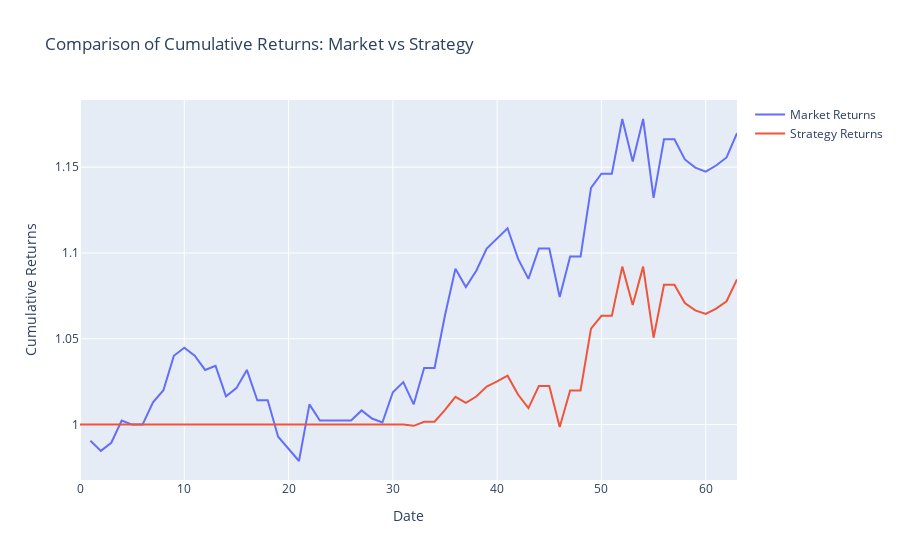

The cell this chart's notebook holds for it:
### Code cell
# initial_capital, shares_per_signal

backtest = backtest(data, 100000000, 100)
backtest.to_csv('data_out_backtest.csv')

### Figure 1 — Plotly figure (JSON) as saved in the notebook; plotly's stock layout.template omitted (floating-point values rounded to 4 significant figures)
{"data": [{"mode": "lines", "name": "Market Returns", "type": "scatter", "x": [0, 1, 2, 3, 4, 5, 6, 7, 8, 9, 10, 11, 12, 13, 14, 15, 16, 17, 18, 19, 20, 21, 22, 23, 24, 25, 26, 27, 28, 29, 30, 31, 32, 33, 34, 35, 36, 37, 38, 39, 40, 41, 42, 43, 44, 45, 46, 47, 48, 49, 50, 51, 52, 53, 54, 55, 56, 57, 58, 59, 60, 61, 62, 63], "y": [null, 0.9906, 0.9847, 0.9894, 1.002, 1, 1, 1.013, 1.02, 1.04, 1.045, 1.04, 1.032, 1.034, 1.017, 1.021, 1.032, 1.014, 1.014, 0.9929, 0.9858, 0.9788, 1.012, 1.002, 1.002, 1.002, 1.002, 1.008, 1.004, 1.001, 1.019, 1.025, 1.012, 1.033, 1.033, 1.064, 1.091, 1.08, 1.09, 1.103, 1.108, 1.114, 1.097, 1.085, 1.103, 1.103, 1.074, 1.098, 1.098, 1.138, 1.146, 1.146, 1.178, 1.153, 1.178, 1.132, 1.166, 1.166, 1.154, 1.15, 1.147, 1.151, 1.156, 1.17]}, {"mode": "lines", "name": "Strategy Returns", "type": "scatter", "x": [0, 1, 2, 3, 4, 5, 6, 7, 8, 9, 10, 11, 12, 13, 14, 15, 16, 17, 18, 19, 20, 21, 22, 23, 24, 25, 26, 27, 28, 29, 30, 31, 32, 33, 34, 35, 36, 37, 38, 39, 40, 41, 42, 43, 44, 45, 46, 47, 48, 49, 50, 51, 52, 53, 54, 55, 56, 57, 58, 59, 60, 61, 62, 63], "y": [1, 1, 1, 1, 1, 1, 1, 1, 1, 1, 1, 1, 1, 1, 1, 1, 1, 1, 1, 1, 1, 1, 1, 1, 1, 1, 1, 1, 1, 1, 1, 1, 0.9993, 1.002, 1.002, 1.009, 1.016, 1.013, 1.016, 1.022, 1.025, 1.028, 1.018, 1.01, 1.022, 1.022, 0.9986, 1.02, 1.02, 1.056, 1.063, 1.063, 1.092, 1.07, 1.092, 1.051, 1.081, 1.081, 1.071, 1.067, 1.064, 1.068, 1.072, 1.085]}], "layout": {"title": {"text": "Comparison of Cumulative Returns: Market vs Strategy"}, "xaxis": {"title": {"text": "Date"}}, "yaxis": {"title": {"text": "Cumulative Returns"}}}}
